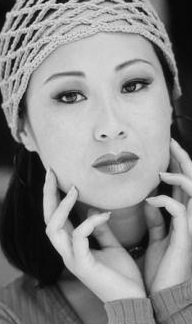
#> input picture sample/test_origin.bmp, 192 x 324 px
$ python temp.py   (older library calls are emulated)
#> lines starting #> are read from the running program, lines starting #| are printed output that depends on the picture
import cv2
import matplotlib.pyplot as plt
from scipy import misc
from utils import ycbcr2rgb
import numpy as np

# [19 lines of commented-out code are left out]

im1 = cv2.imread("sample/test_origin.bmp")
#> im1 is the input picture: shape (324, 192, 3); min 2, max 230, mean 134.6
im2 = cv2.imread("sample/test_input.bmp")
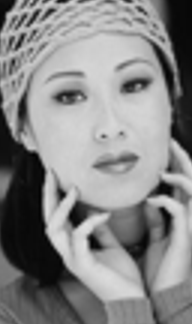
#> input picture sample/test_input.bmp, 192 x 324 px
#> im2 is the input picture: shape (324, 192, 3); min 1, max 225, mean 134.6
im3 = cv2.imread("sample/test_res.bmp")
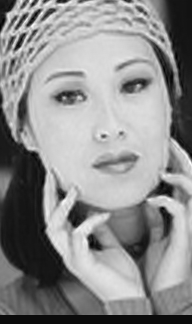
#> input picture sample/test_res.bmp, 192 x 324 px
#> im3 is the input picture: shape (324, 192, 3); min 0, max 255, mean 140.7
im4 = cv2.imread("sample/test_low.bmp")
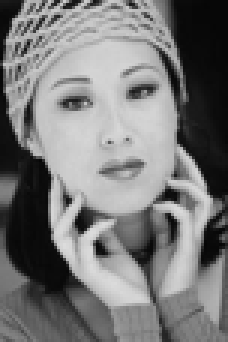
#> input picture sample/test_low.bmp, 76 x 114 px (shown 3 times larger)
#> im4 is the input picture: shape (114, 76, 3); min 6, max 220, mean 121.1

w,h,c = im1.shape
#> w = 324; h = 192; c = 3
w2,h2,c2 =im4.shape
#> w2 = 114; h2 = 76; c2 = 3
ww=int((w-w2)/2)
#> ww = 105
hh=int((h-h2)/2)
#> hh = 58
res_img = np.zeros((w,h*4,3))
res_img[0:w,0:h,0]=im1[:,:,0]
res_img[ww:ww+w2,h+hh:h+hh+h2, 0]=im4[:,:,0]
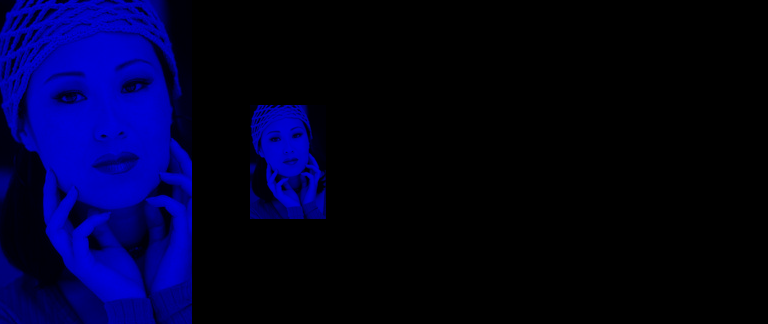
#> res_img: shape (324, 768, 3) float64; mean B, G, R 37.9, 0, 0
res_img[0:w,h*2:h*3,0]=im2[:,:,0]
res_img[0:w,h*3:h*4,0]=im3[:,:,0]
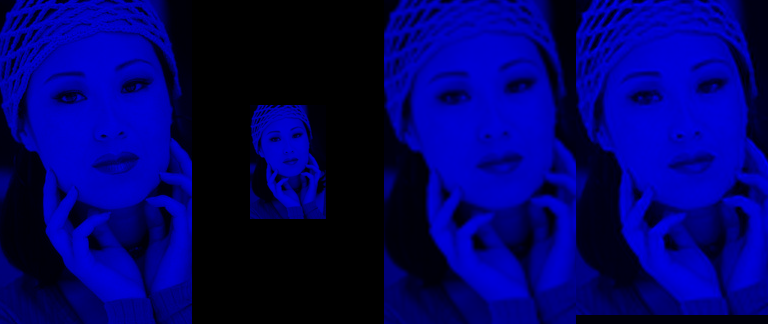
#> res_img: shape (324, 768, 3) float64; mean B, G, R 106.7, 0, 0
res_img[:,:,1]=res_img[:,:,0]
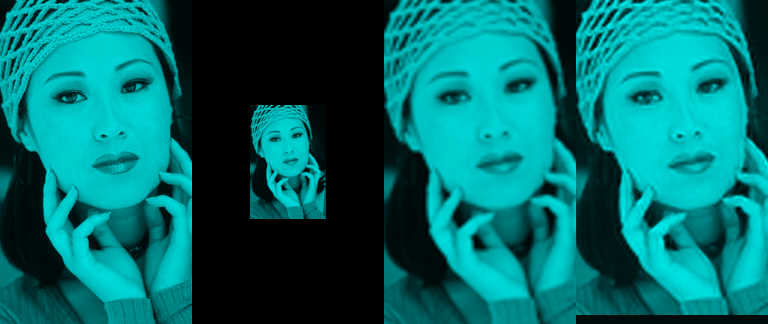
#> res_img: shape (324, 768, 3) float64; mean B, G, R 106.7, 106.7, 0
res_img[:,:,2]=res_img[:,:,0]
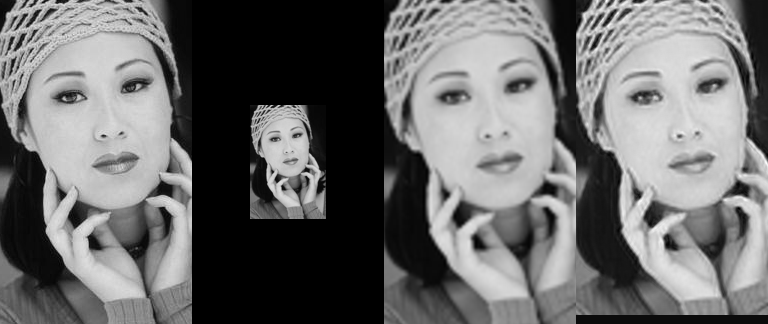
#> res_img: shape (324, 768, 3) float64; min 0, max 255, mean 106.7
misc.imsave("sample/res.bmp", res_img)
